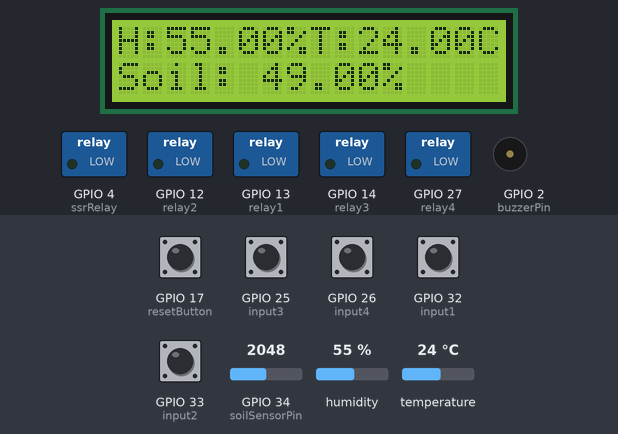
This program was run on a simulated ESP32. On the bench: 16×2 character LCD, switched loads named in the program (green lamp = pin HIGH), buzzer (waves = sounding, pin HIGH). The inputs (shaded band) are chosen by the test bench; at power-on: GPIO 17 (resetButton), GPIO 25 (input3), GPIO 26 (input4), GPIO 32 (input1), GPIO 33 (input2) HIGH, GPIO 34 (soilSensorPin) = 2048, humidity 55 %, temperature 24 °C. WiFi joins after 1.5 s; servers stay silent unless stated.

Above: at 3.0 s.
3.1 s: GPIO 34 (soilSensorPin) set to 3614
At 4.3 s:
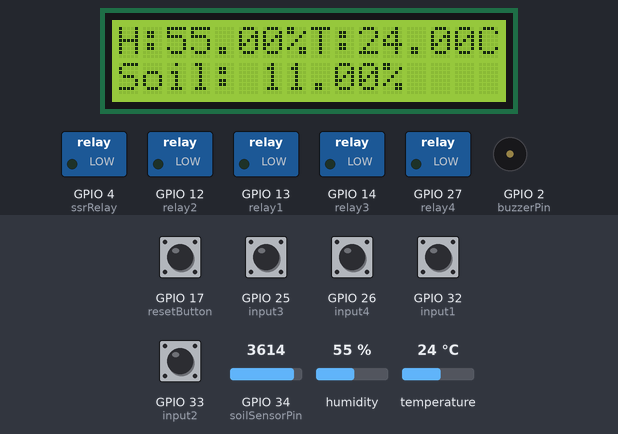
4.6 s: GPIO 34 (soilSensorPin) set to 3720
At 4.9 s:
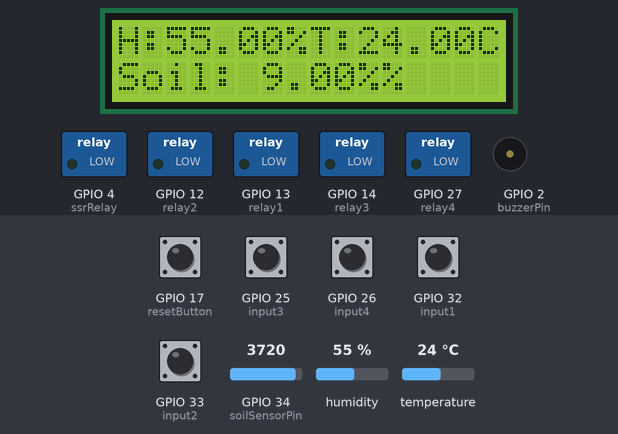
6.1 s: GPIO 25 (input3) pulled LOW for 0.15 s
At 8.1 s:
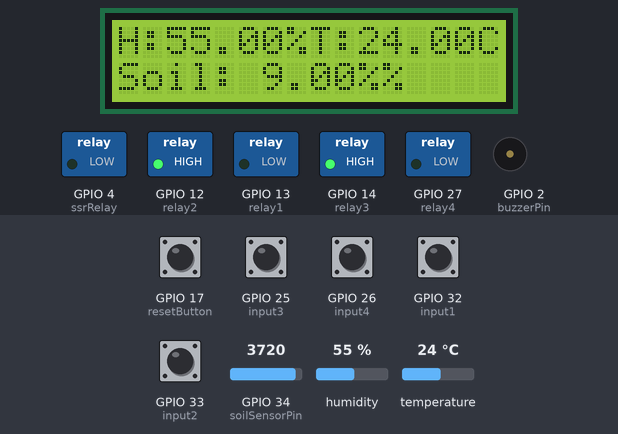
11.6 s: GPIO 33 (input2) pulled LOW for 0.15 s
At 13.5 s:
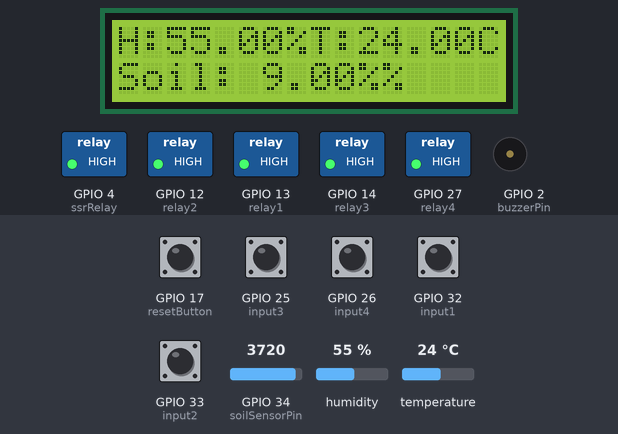
14.1 s: GPIO 26 (input4) pulled LOW for 0.15 s
At 14.7 s:
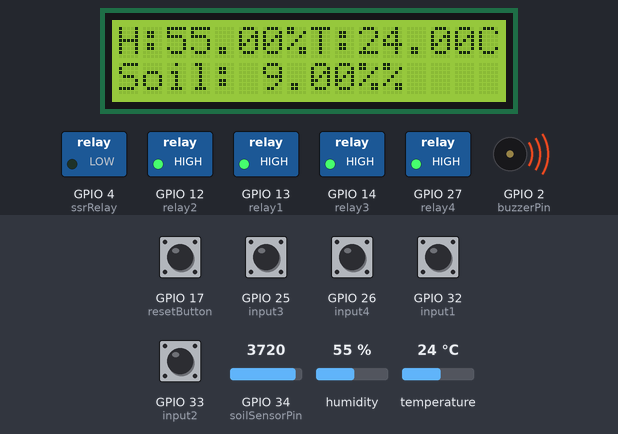
17.1 s: humidity set to 22 %
At 18.0 s:
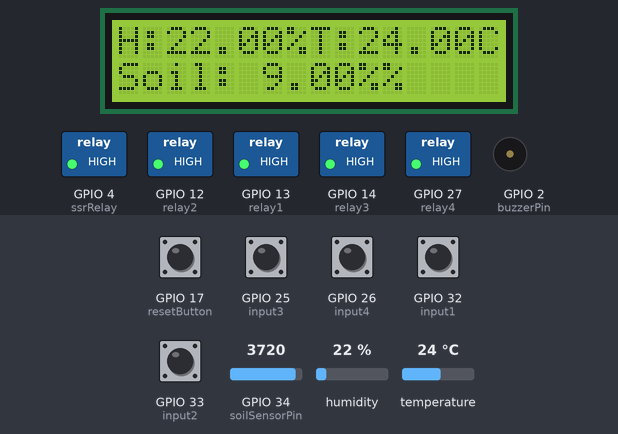
Timing chart, 0 to 19.9 s (numbered marks = the images above; inputs shaded):
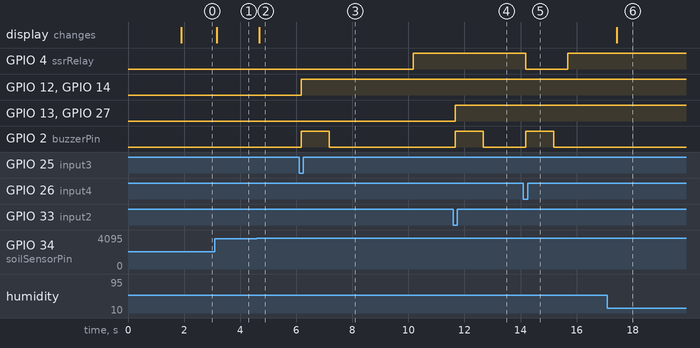

The program:

main.cpp
```cpp
#define BLYNK_TEMPLATE_ID "TMPL6aTjCwhyM"
#define BLYNK_TEMPLATE_NAME "SmartFarm"
#define BLYNK_AUTH_TOKEN "-pex7OrZpcIFqFe-k3rcmZZxBUiBn-cj"  // Replace with your Blynk Auth Token

#include <Arduino.h>
#include <Wire.h>
#include <LiquidCrystal_I2C.h>
#include <DHT.h>
#include <WiFi.h>
#include <BlynkSimpleEsp32.h>

// WiFi credentials
char ssid[] = "wifi";        // Replace with your WiFi SSID
char pass[] = "wifi.co.id";  // Replace with your WiFi password

// DHT Sensor
#define DHTPIN 15
#define DHTTYPE DHT22
DHT dht(DHTPIN, DHTTYPE);

// LCD I2C
LiquidCrystal_I2C lcd(0x27, 16, 2);

// Relay pins
#define relay1  13
#define relay2  12
#define relay3  14
#define relay4  27
#define ssrRelay 4

// Button and sensor pins
#define input1  32
#define input2  33
#define input3  25
#define input4  26
#define resetButton  17
#define buzzerPin  2
#define soilSensorPin 34

// Relay states
bool relay1State = LOW;
bool relay2State = LOW;
bool relay3State = LOW;
bool relay4State = LOW;
bool ssrRelayState = LOW;

bool lastButton1State = HIGH;
bool lastButton2State = HIGH;
bool lastButton3State = HIGH;
bool lastButton4State = HIGH;
bool lastResetButtonState = HIGH;

// Timers for relay and SSR control
unsigned long ssrOnDelayStart = 0;
unsigned long relayOffDelayStart = 0;
unsigned long relayOnTime = 0;
unsigned long ssrOnTime = 0;
bool ssrOnDelayActive = false;
bool relayOffDelayActive = false;
bool relayTimerActive = false;
bool ssrTimerActive = false;

// Blynk virtual pins
#define VPIN_HUMIDITY V1
#define VPIN_TEMPERATURE V2
#define VPIN_SOIL_MOISTURE V3
#define VPIN_RELAY1 V4
#define VPIN_RELAY2 V5
#define VPIN_RELAY3 V6
#define VPIN_RELAY4 V7
#define VPIN_SSR V8         // Virtual pin for SSR control
#define VPIN_RESET V9

// Function prototypes
void checkButton(int buttonPin, int relayPin1, int relayPin2, bool &relayState1, bool &relayState2, bool &lastButtonState);
void manageSSR();
void manageRelayTimers();
void buzzForOneSecond();
void resetSystem();

// Blynk write handlers for controlling relays
BLYNK_WRITE(VPIN_RELAY1) {
  relay1State = param.asInt();
  relay3State = param.asInt();
  ssrRelayState = param.asInt();
  digitalWrite(ssrRelay, ssrRelayState);
  digitalWrite(relay1, relay1State);
  digitalWrite(relay3, relay3State);
  buzzForOneSecond();
}

BLYNK_WRITE(VPIN_RELAY2) {
  relay1State = param.asInt();
  relay4State = param.asInt();
  ssrRelayState = param.asInt();
  digitalWrite(ssrRelay, ssrRelayState);
  digitalWrite(relay1, relay1State);
  digitalWrite(relay4, relay4State);
  buzzForOneSecond();
}

BLYNK_WRITE(VPIN_RELAY3) {
  relay2State = param.asInt();
  relay3State = param.asInt();
  ssrRelayState = param.asInt();
  digitalWrite(ssrRelay, ssrRelayState);
  digitalWrite(relay2, relay2State);
  digitalWrite(relay3, relay3State);
  buzzForOneSecond();
}

BLYNK_WRITE(VPIN_RELAY4) {
  relay2State = param.asInt();
  relay4State = param.asInt();
  ssrRelayState = param.asInt();
  digitalWrite(ssrRelay, ssrRelayState);
  digitalWrite(relay2, relay2State);
  digitalWrite(relay4, relay4State);
  buzzForOneSecond();
}


// Blynk reset handler
BLYNK_WRITE(VPIN_RESET) {
  if (param.asInt()) {
    resetSystem();
  }
}

void setup() {
  // Serial for debugging
  Serial.begin(9600);

  // Initialize DHT sensor
  dht.begin();

  // Initialize LCD
  lcd.init();
  lcd.backlight();
  lcd.setCursor(0, 0);
  lcd.print("H: ");
  lcd.setCursor(8, 0);
  lcd.print("T: ");

  // Initialize WiFi and Blynk
  Blynk.begin(BLYNK_AUTH_TOKEN, ssid, pass);

  // Relay pins as output
  pinMode(relay1, OUTPUT);
  pinMode(relay2, OUTPUT);
  pinMode(relay3, OUTPUT);
  pinMode(relay4, OUTPUT);
  pinMode(ssrRelay, OUTPUT);
  pinMode(buzzerPin, OUTPUT);

  // Input pins
  pinMode(input1, INPUT_PULLUP);
  pinMode(input2, INPUT_PULLUP);
  pinMode(input3, INPUT_PULLUP);
  pinMode(input4, INPUT_PULLUP);
  pinMode(resetButton, INPUT_PULLUP);

  resetSystem(); // Initial reset
}

void loop() {
  Blynk.run();

  // DHT sensor readings
  float humidity = dht.readHumidity();
  float temperature = dht.readTemperature();

  // Soil moisture reading
  int soilMoistureValue = analogRead(soilSensorPin);
  float soilMoisturePercent = map(soilMoistureValue, 4095, 0, 0, 100);

  // Display on LCD
  if (isnan(humidity) || isnan(temperature)) {
    lcd.setCursor(0, 0);
    lcd.print("Error reading");
  } else {
    lcd.setCursor(2, 0);
    lcd.print(humidity);
    lcd.print("%");

    lcd.setCursor(10, 0);
    lcd.print(temperature);
    lcd.print("C");
  }

  lcd.setCursor(0, 1);
  lcd.print("Soil: ");
  lcd.print(soilMoisturePercent);
  lcd.print("%");

  // Update Blynk
  Blynk.virtualWrite(VPIN_HUMIDITY, humidity);
  Blynk.virtualWrite(VPIN_TEMPERATURE, temperature);
  Blynk.virtualWrite(VPIN_SOIL_MOISTURE, soilMoisturePercent);

  // Check button inputs
  checkButton(input1, relay1, relay3, relay1State, relay3State, lastButton1State);
  checkButton(input2, relay1, relay4, relay1State, relay4State, lastButton2State);
  checkButton(input3, relay2, relay3, relay2State, relay3State, lastButton3State);
  checkButton(input4, relay2, relay4, relay2State, relay4State, lastButton4State);

  // Check reset button
  bool currentResetButtonState = digitalRead(resetButton);
  if (currentResetButtonState == LOW && lastResetButtonState == HIGH) {
    delay(50);
    currentResetButtonState = digitalRead(resetButton);
    if (currentResetButtonState == LOW) {
      resetSystem();
    }
  }
  lastResetButtonState = currentResetButtonState;

  manageSSR();
  manageRelayTimers();

  delay(100);
}

void checkButton(int buttonPin, int relayPin1, int relayPin2, bool &relayState1, bool &relayState2, bool &lastButtonState) {
  bool currentButtonState = digitalRead(buttonPin);

  if (currentButtonState == LOW && lastButtonState == HIGH) {
    relayState1 = !relayState1;
    relayState2 = !relayState2;

    if (relayState1 == HIGH && relayState2 == HIGH) {
      digitalWrite(relayPin1, relayState1);
      digitalWrite(relayPin2, relayState2);
      buzzForOneSecond();
      relayOnTime = millis();
      relayTimerActive = true;
      ssrOnDelayActive = true;
      ssrOnDelayStart = millis();
    } else {
      ssrRelayState = LOW;
      digitalWrite(ssrRelay, ssrRelayState);
      buzzForOneSecond();
      relayOffDelayActive = true;
      relayOffDelayStart = millis();
    }
  }

  lastButtonState = currentButtonState;
}

void manageSSR() {
  if (ssrOnDelayActive && (millis() - ssrOnDelayStart >= 3000)) {
    ssrRelayState = HIGH;
    digitalWrite(ssrRelay, ssrRelayState);
    ssrOnTime = millis();
    ssrTimerActive = true;
    ssrOnDelayActive = false;
  }
}

// 15 menit 5 detik
void manageRelayTimers() {
  if (relayTimerActive && (millis() - relayOnTime >= 905000)) {
    relay1State = LOW;
    relay2State = LOW;
    relay3State = LOW;
    relay4State = LOW;

    digitalWrite(relay1, relay1State);
    digitalWrite(relay2, relay2State);
    digitalWrite(relay3, relay3State);
    digitalWrite(relay4, relay4State);

    relayTimerActive = false;
    buzzForOneSecond();
  }
// 15 menit
  if (ssrTimerActive && (millis() - ssrOnTime >= 900000)) {
    ssrRelayState = LOW;
    digitalWrite(ssrRelay, ssrRelayState);
    ssrTimerActive = false;
  }
}

void buzzForOneSecond() {
  digitalWrite(buzzerPin, HIGH);
  delay(1000);
  digitalWrite(buzzerPin, LOW);
}

void resetSystem() {
  relay1State = LOW;
  relay2State = LOW;
  relay3State = LOW;
  relay4State = LOW;
  ssrRelayState = LOW;

  digitalWrite(relay1, relay1State);
  digitalWrite(relay2, relay2State);
  digitalWrite(relay3, relay3State);
  digitalWrite(relay4, relay4State);
  digitalWrite(ssrRelay, ssrRelayState);

  relayTimerActive = false;
  ssrTimerActive = false;
  ssrOnDelayActive = false;
  relayOffDelayActive = false;
}
```

Measured:
- the behaviour switches between 3685 and 3686 on GPIO 34 (soilSensorPin) (found by bisection; images 1 and 2)
- after the input at 3.1 s, the display: changes after 0.06 s (image 1)
- after the input at 4.6 s, the display: changes after 0.07 s (image 2)
- after the input at 6.1 s, GPIO 4 (ssrRelay): LOW → HIGH after 4.1 s; GPIO 12 (relay2), GPIO 14 (relay3): LOW → HIGH after 0.07 s; GPIO 2 (buzzerPin): LOW → HIGH after 0.07 s, → LOW 1.0 s later
- after the input at 11.6 s, GPIO 13 (relay1), GPIO 27 (relay4): LOW → HIGH after 0.07 s; GPIO 2 (buzzerPin): LOW → HIGH after 0.07 s, → LOW 1.0 s later
- after the input at 14.1 s, GPIO 4 (ssrRelay): HIGH → LOW after 0.08 s, → HIGH 1.5 s later; GPIO 2 (buzzerPin): LOW → HIGH after 0.08 s, → LOW 1.0 s later
- after the input at 17.1 s, the display: changes after 0.33 s (image 6)
